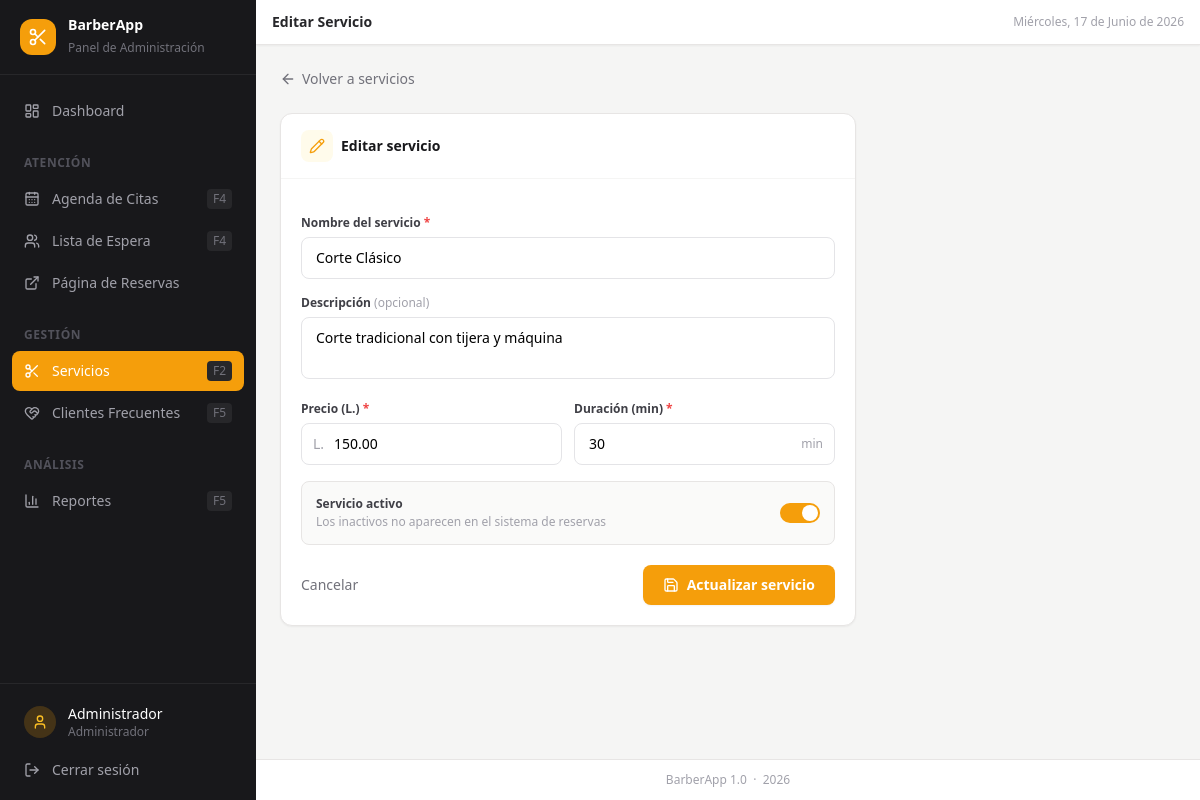
Screenshot of /servicios/editar?id=1 (signed in) with the database file from the repository.
### tables this page shows
CREATE TABLE IF NOT EXISTS servicios (
    id                  INT UNSIGNED    AUTO_INCREMENT PRIMARY KEY,
    nombre              VARCHAR(100)    NOT NULL,
    descripcion         TEXT            DEFAULT NULL,
    precio              DECIMAL(8,2)    NOT NULL DEFAULT 0.00,
    duracion_minutos    INT             NOT NULL DEFAULT 30,
    activo              TINYINT(1)      NOT NULL DEFAULT 1,
    created_at          TIMESTAMP       DEFAULT CURRENT_TIMESTAMP,
    updated_at          TIMESTAMP       DEFAULT CURRENT_TIMESTAMP ON UPDATE CURRENT_TIMESTAMP
);

### controllers/ServicioController.php (called while the page is built, shortened)
<?php
class ServicioController extends BaseController {
    private Servicio $model;
    public function __construct() {
        $this->model = new Servicio();
    }
    public function editar(): void {
        $id       = (int) ($_GET['id'] ?? 0);
        $servicio = $this->model->findById($id);
        $this->render('servicios/editar', [
            'pageTitle'  => 'Editar Servicio',
            'activeNav'  => 'servicios',
            'csrf_token' => $this->csrfToken(),
            'servicio'   => $servicio,
        ]);
    }
}

### config/config.php (called while the page is built, shortened)
<?php
function url(string $path = ''): string {
    return BASE_URL . '/' . ltrim($path, '/');
}

### models/BaseModel.php (called while the page is built, shortened)
<?php
abstract class BaseModel {
    public function __construct() {
        $this->db = Database::connect();
    }
}

### config/database.php (called while the page is built, shortened)
<?php
class Database {
    private static ?PDO $instance = null;
    public static function connect(): PDO {
        if (self::$instance === null) {
            $host    = 'localhost';
            $dbname  = 'barberapp';
            $user    = 'root';
            $pass    = '';
            $charset = 'utf8mb4';
            $dsn = "mysql:host={$host};dbname={$dbname};charset={$charset}";
            $options = [
                PDO::ATTR_ERRMODE            => PDO::ERRMODE_EXCEPTION,
                PDO::ATTR_DEFAULT_FETCH_MODE => PDO::FETCH_ASSOC,
                PDO::ATTR_EMULATE_PREPARES   => false,
            ];
            try {
                self::$instance = new PDO($dsn, $user, $pass, $options);
            } catch (PDOException $e) {
                http_response_code(500);
                die('Error de conexión a la base de datos. Verifica que MySQL esté activo y que la base de datos "barberapp" exista.');
            }
        }
        return self::$instance;
    }
}

### models/Servicio.php (called while the page is built, shortened)
<?php
class Servicio extends BaseModel {
    public function findById(int $id): array|false {
        $stmt = $this->db->prepare('SELECT * FROM servicios WHERE id = ? LIMIT 1');
        $stmt->execute([$id]);
        return $stmt->fetch();
    }
}

### views/servicios/editar.php (the view, shortened to what this page needs)
<?php
$v = $servicio;
?>
<div class="mb-5">
    <a href="<?= url('servicios') ?>"
       class="inline-flex items-center gap-1.5 text-sm text-zinc-500 hover:text-zinc-700 transition-colors">
        <i data-lucide="arrow-left" class="w-4 h-4"></i>
        Volver a servicios
    </a>
</div>
<div class="max-w-xl">
    <div class="bg-white rounded-xl border border-stone-200 shadow-sm">
        <div class="px-5 py-4 border-b border-stone-100 flex items-center gap-2">
            <div class="w-8 h-8 bg-amber-50 rounded-lg flex items-center justify-center">
                <i data-lucide="pencil" class="w-4 h-4 text-amber-500"></i>
            </div>
            <h2 class="text-sm font-bold text-zinc-900">Editar servicio</h2>
        </div>
        <form method="POST" action="<?= url('servicios/actualizar') ?>"
              x-data="{ activo: <?= !empty($v['activo']) ? 'true' : 'false' ?> }"
              class="p-5 space-y-4">
            <div>
                <label class="block text-xs font-semibold text-zinc-700 mb-1.5" for="nombre">
                    Nombre del servicio <span class="text-red-500">*</span>
                </label>
                <input id="nombre" type="text" name="nombre"
                       value="<?= htmlspecialchars($v['nombre'] ?? '') ?>"
                       class="w-full border border-zinc-200 rounded-lg px-3.5 py-2.5 text-sm
                              focus:outline-none focus:ring-2 focus:ring-amber-500 focus:border-transparent transition-shadow"
                       placeholder="Ej. Corte Clásico" autofocus required>
            </div>
            <div>
                <label class="block text-xs font-semibold text-zinc-700 mb-1.5" for="descripcion">
                    Descripción <span class="text-zinc-400 font-normal">(opcional)</span>
                </label>
                <textarea id="descripcion" name="descripcion" rows="2"
                          class="w-full border border-zinc-200 rounded-lg px-3.5 py-2.5 text-sm
                                 focus:outline-none focus:ring-2 focus:ring-amber-500 focus:border-transparent
                                 transition-shadow resize-none"
                          placeholder="Descripción breve..."><?= htmlspecialchars($v['descripcion'] ?? '') ?></textarea>
            </div>
            <div class="grid grid-cols-2 gap-3">
                <div>
                    <label class="block text-xs font-semibold text-zinc-700 mb-1.5" for="precio">
                        Precio (L.) <span class="text-red-500">*</span>
                    </label>
                    <div class="relative">
                        <span class="absolute left-3 top-1/2 -translate-y-1/2 text-sm text-zinc-400 font-medium select-none">L.</span>
                        <input id="precio" type="number" name="precio" step="0.50" min="0"
                               value="<?= htmlspecialchars($v['precio'] ?? '') ?>"
                               class="w-full border border-zinc-200 rounded-lg pl-8 pr-3 py-2.5 text-sm
                                      focus:outline-none focus:ring-2 focus:ring-amber-500 focus:border-transparent transition-shadow"
                               placeholder="0.00" required>
                    </div>
                </div>
                <div>
                    <label class="block text-xs font-semibold text-zinc-700 mb-1.5" for="duracion">
                        Duración (min) <span class="text-red-500">*</span>
                    </label>
                    <div class="relative">
                        <input id="duracion" type="number" name="duracion_minutos" min="5" step="5"
                               value="<?= htmlspecialchars($v['duracion_minutos'] ?? '30') ?>"
                               class="w-full border border-zinc-200 rounded-lg px-3.5 py-2.5 pr-12 text-sm
                                      focus:outline-none focus:ring-2 focus:ring-amber-500 focus:border-transparent transition-shadow"
                               placeholder="30" required>
                        <span class="absolute right-3 top-1/2 -translate-y-1/2 text-xs text-zinc-400 select-none">min</span>
                    </div>
                </div>
            </div>
            <div class="flex items-center justify-between p-3.5 bg-stone-50 rounded-lg border border-stone-200">
                <div>
                    <div class="text-xs font-semibold text-zinc-700">Servicio activo</div>
                    <div class="text-xs text-zinc-400 mt-0.5">Los inactivos no aparecen en el sistema de reservas</div>
                </div>
                <label class="relative inline-flex items-center cursor-pointer flex-shrink-0 ml-4">
                    <div class="w-10 h-5 bg-zinc-200 rounded-full peer
                                peer-checked:bg-amber-500
                                after:content-[''] after:absolute after:top-[2px] after:left-[2px]
                                after:bg-white after:rounded-full after:h-4 after:w-4 after:transition-all
                                peer-checked:after:translate-x-5"></div>
                </label>
            </div>
            <div class="flex items-center justify-between pt-1">
                <a href="<?= url('servicios') ?>"
                   class="text-sm text-zinc-500 hover:text-zinc-700 transition-colors">
                    Cancelar
                </a>
                <button type="submit"
                        class="flex items-center gap-2 bg-amber-500 hover:bg-amber-600 text-white
                               text-sm font-semibold px-5 py-2.5 rounded-lg transition-colors shadow-sm">
                    <i data-lucide="save" class="w-4 h-4"></i>
                    Actualizar servicio
                </button>
            </div>
        </form>
    </div>
</div>

### rows the page displays
servicios: nombre "Corte Clásico", descripcion "Corte tradicional con tijera y máquina", precio "150.00", duracion_minutos "30"

### other values shown
$_SESSION['admin_nombre'] "Administrador"
$pageTitle "Editar Servicio"
fechaEsp('', 'completa') "Miércoles, 17 de Junio de 2026"
APP_VERSION "1.0"
